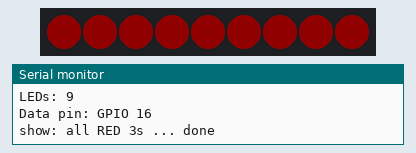
A sketch run on a simulated Arduino Uno, built with avr-gcc and run on an emulated ATmega328P. Parts: 9 RGB LEDs in strip order, left to right, the last lines printed to the serial monitor. Dim RGB values are drawn brighter than linear.

Above: at 0.4 s.
At 3.4 s:
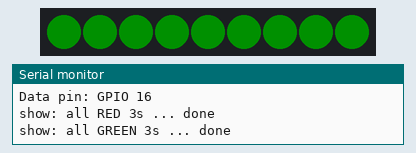
At 6.4 s:
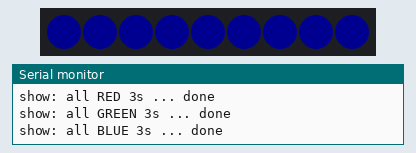
At 9.4 s:
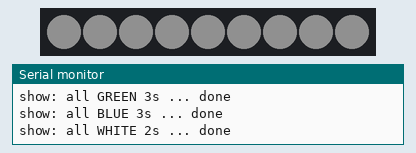
At 12.4 s:
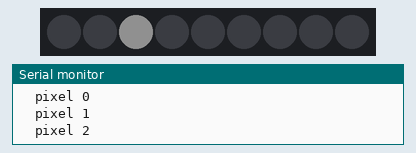
At 15.4 s:
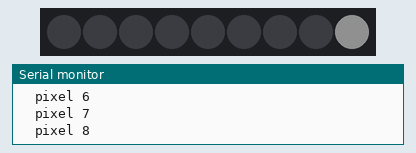

The sketch:

ESP32_NEOPIXEL_TEST.ino
```cpp
// ESP32 + WS2812 cross-check using Adafruit_NeoPixel.
//
// Purpose: independent driver from FastLED. If this sketch shows the
// solid color holds correctly but the FastLED sketch does not, the
// problem is FastLED/RMT timing on ESP32 Arduino core 3.x. If this
// sketch fails identically, the problem is electrical (signal level,
// power, ground, wrong chipset).
//
// Install: Arduino IDE -> Library Manager -> "Adafruit NeoPixel".
// Wire: same pins as ESP32_LED_TEST (DATA_PIN = GPIO 16).

#include <Adafruit_NeoPixel.h>

#define NUM_LEDS  9
#define DATA_PIN  16

Adafruit_NeoPixel strip(NUM_LEDS, DATA_PIN, NEO_GRB + NEO_KHZ800);

static void showAll(uint8_t r, uint8_t g, uint8_t b, uint16_t holdMs, const char *label) {
  Serial.print("show: "); Serial.print(label); Serial.print(" ... ");
  for (int i = 0; i < NUM_LEDS; i++) strip.setPixelColor(i, strip.Color(r, g, b));
  strip.show();
  Serial.println("done");
  delay(holdMs);
}

void setup() {
  Serial.begin(115200);
  delay(300);
  Serial.println();
  Serial.println("=== ESP32 NeoPixel cross-check ===");
  Serial.print("LEDs: ");          Serial.println(NUM_LEDS);
  Serial.print("Data pin: GPIO "); Serial.println(DATA_PIN);

  strip.begin();
  // Low brightness keeps total strip current well under the USB budget on
  // boards like the HiLetgo UNO D1 R32. If the strip locks after one frame
  // at higher brightness, it's a power sag, not a driver bug.
  strip.setBrightness(16);
  strip.clear();
  strip.show();

  showAll(255,   0,   0, 3000, "all RED 3s");
  showAll(  0, 255,   0, 3000, "all GREEN 3s");
  showAll(  0,   0, 255, 3000, "all BLUE 3s");
  showAll(255, 255, 255, 2000, "all WHITE 2s");

  // Single-pixel walk to expose ordering / dead-pixel issues.
  Serial.println("Single-pixel walk (white) ...");
  for (int i = 0; i < NUM_LEDS; i++) {
    strip.clear();
    strip.setPixelColor(i, strip.Color(255, 255, 255));
    strip.show();
    Serial.print("  pixel "); Serial.println(i);
    delay(500);
  }
  strip.clear();
  strip.show();
}

void loop() {
  static uint16_t hue = 0;
  static uint32_t lastBeat = 0;
  uint32_t now = millis();

  for (int i = 0; i < NUM_LEDS; i++) {
    uint16_t h = hue + (i * 65536UL / NUM_LEDS);
    strip.setPixelColor(i, strip.gamma32(strip.ColorHSV(h)));
  }
  strip.show();
  hue += 256;

  if (now - lastBeat >= 1000) {
    lastBeat = now;
    Serial.print("alive t="); Serial.print(now / 1000); Serial.println("s");
  }
  delay(30);
}
```

Measured:
- by itself, everything shown: repeats every 10.7 s, in 217 steps
- what the display in image 0 shows lasts 3.0 s, from 0.3 s to 3.3 s
- what the display in image 3 shows lasts 2.0 s, from 9.3 s to 11.3 s
- what the display in image 4 shows lasts 0.5 s, from 12.3 s to 12.8 s
